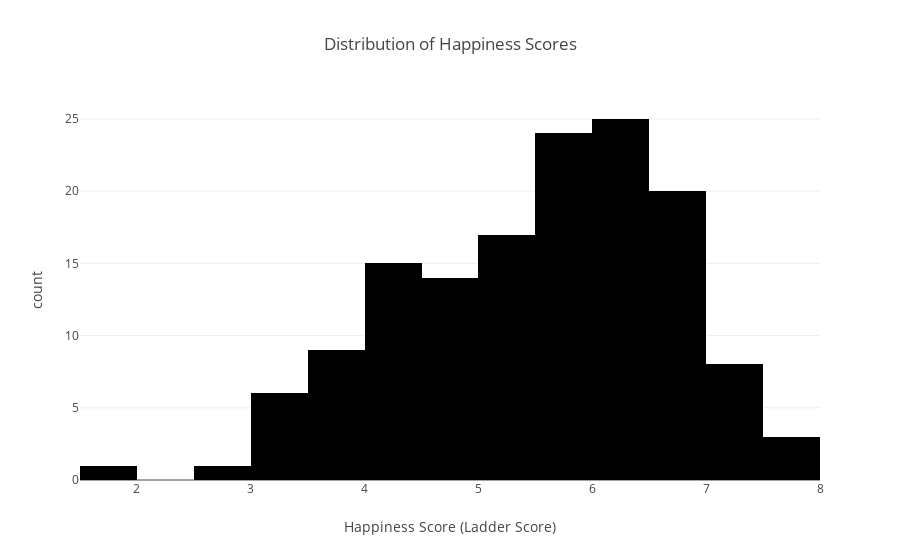

The notebook cell this image was saved under:
### Markdown cell above
### Histogram: Distribution of Happiness Scores
The histogram below shows the distribution of happiness scores (Ladder Score) across all countries. By visualizing this, we can determine if most countries have high or low happiness scores, and whether there are any extreme outliers. This helps us understand the general trend in global happiness and identify any countries with significantly different scores.

### Code cell
import streamlit as st

# Add a slider to control the number of bins for the histogram
bins = st.slider("Select number of bins", min_value=5, max_value=50, value=20)

# Create the histogram with the selected number of bins
fig = px.histogram(df, 
                   x="Ladder score", 
                   title="Distribution of Happiness Scores", 
                   labels={"Ladder score": "Happiness Score (Ladder Score)"}, 
                   nbins=bins)

# Show the plot in Streamlit
fig.show()

### Figure 1 — Plotly figure (JSON) as saved in the notebook; plotly's stock layout.template omitted (floating-point values rounded to 4 significant figures; data arrays with more than 128 entries replaced by an {"elided": "..."} marker saying what was removed)
{"data": [{"alignmentgroup": "True", "bingroup": "x", "hovertemplate": "Happiness Score (Ladder Score)=%{x}<br>count=%{y}<extra></extra>", "legendgroup": "", "marker": {"color": "#000001", "pattern": {"shape": ""}}, "name": "", "nbinsx": 20, "offsetgroup": "", "orientation": "v", "showlegend": false, "type": "histogram", "x": {"elided": "143 float values"}, "xaxis": "x", "yaxis": "y"}], "layout": {"barmode": "relative", "legend": {"tracegroupgap": 0}, "title": {"text": "Distribution of Happiness Scores"}, "xaxis": {"anchor": "y", "domain": [0, 1], "title": {"text": "Happiness Score (Ladder Score)"}}, "yaxis": {"anchor": "x", "domain": [0, 1], "title": {"text": "count"}}}}
